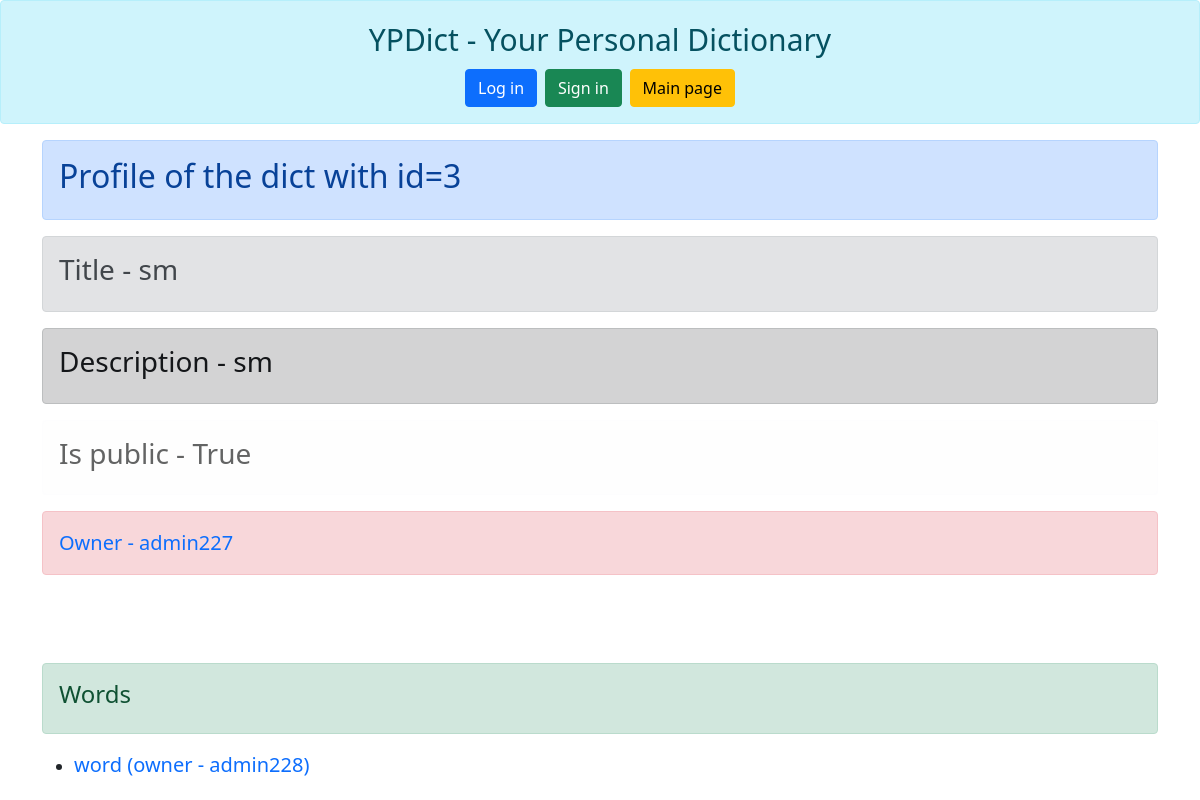
Screenshot of /dict/3 with the database file from the repository.
### data/dict.py (models this page shows, shortened)
class Dict(SqlAlchemyBase, SerializerMixin):
    __tablename__ = 'dict'
    id = Column(
        Integer,
        primary_key=True,
        autoincrement=True,
        nullable=False
    )
    title = Column(String, nullable=False)
    desc = Column(String, nullable=False)
    wd_ids = Column(String, nullable=False)
    user_id = Column(
        Integer,
        ForeignKey('user.id'),
        nullable=False
    )
    is_pb = Column(Boolean, nullable=False)
    user = orm.relationship('User')

### data/user.py (models this page shows, shortened)
class User(SqlAlchemyBase, UserMixin, SerializerMixin):
    __tablename__ = 'user'
    id = Column(
        Integer,
        primary_key=True,
        autoincrement=True,
        nullable=False
    )
    nick = Column(String, nullable=False)
    email = Column(String, unique=True, nullable=False)
    hashed_psw = Column(String, nullable=False)
    words = orm.relationship('Word', back_populates='user')
    dicts = orm.relationship('Dict', back_populates='user')

### main.py (the view)
@app.route('/dict/<int:dict_id>')
def dict_page(dict_id):
    session = db_session.create_session()
    dict = session.query(Dict).get(dict_id)
    if not dict:
        return redirect(f'/status/dict with id={dict_id} is not found')
    if current_user.is_authenticated:
        current_id = current_user.id
    else:
        current_id = -1
    if dict.user_id != current_id and not dict.is_pb:
        return redirect(f'/status/dict with id={dict_id} is private')
    user = session.query(User).get(dict.user_id)
    data = [dict.id, dict.title, dict.desc, dict.is_pb, dict.user_id]
    user_link = [user.nick, f'/user/{dict.user_id}']
    wd_ids = list(map(int, dict.wd_ids.split(', ')))
    words = session.query(Word).filter(Word.id.in_(wd_ids),
                                       (Word.user_id == current_id) | Word.is_pb).all()
    words = list(map(lambda x: [x.word + f' - {x.tr_list}' * (x.user_id == current_id) +
                                f' (owner - {session.query(User).get(x.user_id).nick})' *
                                (x.user_id != current_id), f'/word/{x.id}'],
                     words))
    return render_template('dict_page.html',
                           title='Dict page', data=data, user=user_link, words=words)

### data/db_session.py (called while the page is built)
def create_session():
    global __factory
    return __factory()

### templates/dict_page.html (shortened to what this page needs)
{% extends "base.html" %}
{% block content %}
<div class="alert alert-primary" role="alert"><h2>Profile of the dict with id={{ data[0] }}</h2></div>
<div class="alert alert-secondary" role="alert"><h3>Title - {{ data[1] }}</h3></div>
<div class="alert alert-dark" role="alert"><h3>Description - {{ data[2] }}</h3></div>
<div class="alert alert-light" role="alert"><h3>Is public - {{ data[3] }}</h3></div>
<div class="alert alert-danger" role="alert"><a class="navbar-brand" href={{ user[1] }}>Owner - {{ user[0] }}</a></div>
<br><br><br>
<div class="alert alert-success" role="alert"><h4>Words</h4></div>
<ul>
    {% for smt in words %}
    <li><a class="navbar-brand" href={{ smt[1] }}>{{ smt[0] }}</a></li>
    {% endfor %}
</ul>
{% endblock %}

### rows the page displays
Dict: id "3", title "sm", desc "sm"
User: nick "admin227"

### other values shown
{{ data[3] }} "True"
{{ smt[0] }} "word (owner - admin228)"
